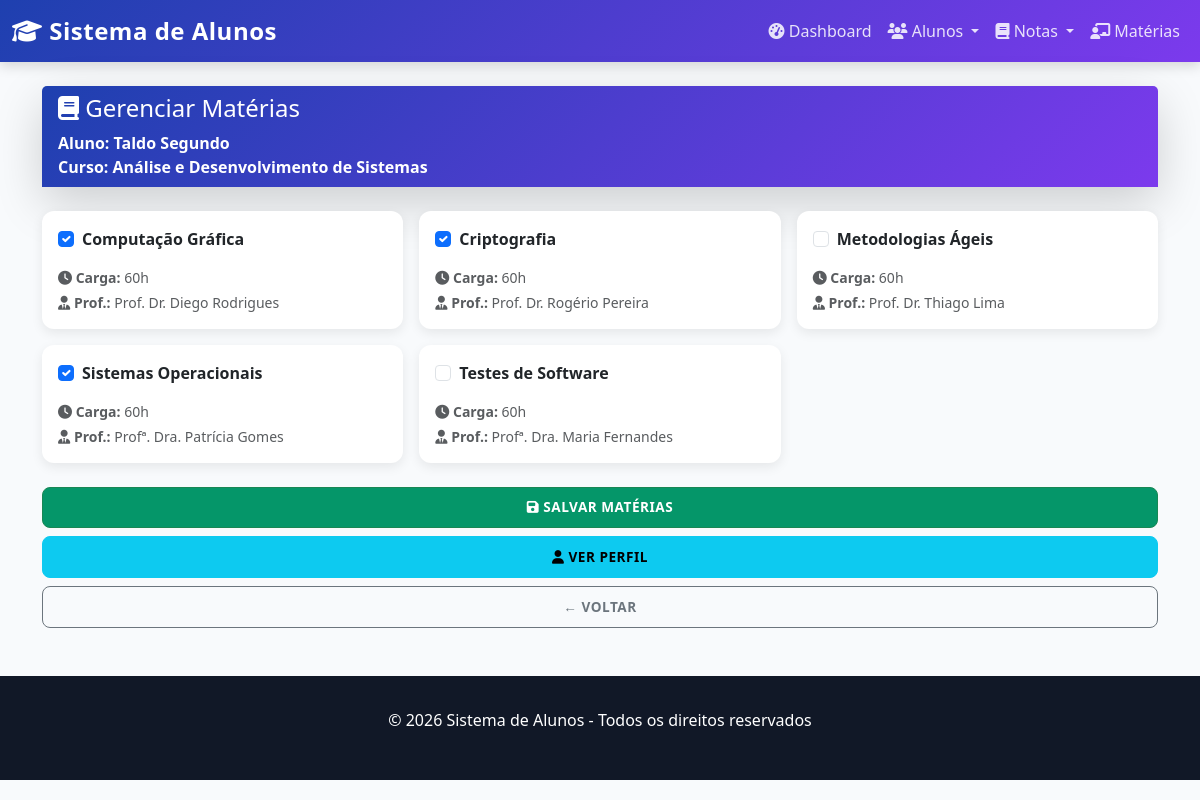
Screenshot of /alunos/48/materias/ with the database file from the repository.
### alunos/models.py (models this page shows, shortened)
class Aluno(models.Model):
    nome = models.CharField(max_length=100)
    email = models.EmailField(unique=True)
    matricula = models.CharField(max_length=20, unique=True)
    curso = models.ForeignKey(Curso, on_delete=models.CASCADE, related_name='alunos')
    data_nascimento = models.DateField()
    telefone = models.CharField(max_length=15, blank=True, null=True)
    endereco = models.TextField(blank=True, null=True)
    ativo = models.BooleanField(default=True)
    materias = models.ManyToManyField(Materia, related_name='alunos_matriculados', blank=True)
    class Meta:
        verbose_name = 'Aluno'
        verbose_name_plural = 'Alunos'

class Curso(models.Model):
    nome = models.CharField(max_length=100, unique=True)
    descricao = models.TextField(blank=True, null=True)
    ativo = models.BooleanField(default=True)
    class Meta:
        verbose_name = 'Curso'
        verbose_name_plural = 'Cursos'

class Materia(models.Model):
    nome_materia = models.CharField(max_length=100)
    curso = models.ForeignKey(Curso, on_delete=models.CASCADE, related_name='materias')
    professor = models.CharField(max_length=100)
    carga_horaria = models.PositiveIntegerField(default=60, help_text="Carga horária em horas")
    ativo = models.BooleanField(default=True)
    class Meta:
        verbose_name = 'Matéria'
        verbose_name_plural = 'Matérias'
        unique_together = ['nome_materia', 'curso']

### alunos/views.py (the view)
# urls.py: path('alunos/<int:aluno_id>/materias/', views.gerenciar_materias, name='gerenciar_materias'),
def gerenciar_materias(request, aluno_id):
    aluno = get_object_or_404(Aluno, id=aluno_id)
    materias = Materia.objects.filter(curso=aluno.curso).order_by('nome_materia')
    if request.method == "POST":
        materias_ids = request.POST.getlist('materias')
        aluno.materias.set(materias_ids)
        messages.success(request, f'✓ Matérias de {aluno.nome} atualizadas com sucesso!')
        return redirect('gerenciar_materias', aluno_id=aluno.id)
    return render(request, 'alunos/gerenciar_materias.html', {
        'aluno': aluno,
        'materias': materias
    })

### alunos/templates/alunos/gerenciar_materias.html (shortened to what this page needs)
{% extends 'base.html' %}
{% block content %}
<div class="mb-5">
    <div class="card shadow-lg mb-4">
        <div class="card-header d-flex justify-content-between align-items-center">
            <div>
                <h4 class="mb-2"><i class="fas fa-book"></i> Gerenciar Matérias</h4>
                <p class="mb-0 text-white">
                    <strong>Aluno:</strong> {{ aluno.nome }}<br>
                    <strong>Curso:</strong> {{ aluno.curso.nome }}
                </p>
            </div>
        </div>
    </div>
    {% if materias %}
    <form method="post">
        <div class="row g-3">
            {% for materia in materias %}
            <div class="col-md-6 col-lg-4">
                <div class="card h-100 card-materia">
                    <div class="card-body">
                        <div class="form-check mb-3">
                            <input
                                class="form-check-input"
                                type="checkbox"
                                name="materias"
                                value="{{ materia.id }}"
                                id="materia{{ materia.id }}"
                                {% if materia in aluno.materias.all %}checked{% endif %}>
                            <label class="form-check-label fw-bold" for="materia{{ materia.id }}">
                                {{ materia.nome_materia }}
                            </label>
                        </div>
                        <div class="small text-muted">
                            <p class="mb-1">
                                <i class="fas fa-clock"></i>
                                <strong>Carga:</strong> {{ materia.carga_horaria }}h
                            </p>
                            <p class="mb-0">
                                <i class="fas fa-user-tie"></i>
                                <strong>Prof.:</strong> {{ materia.professor }}
                            </p>
                        </div>
                    </div>
                </div>
            </div>
            {% endfor %}
        </div>
        <div class="mt-4 d-grid gap-2">
            <button type="submit" class="btn btn-success btn-lg">
                <i class="fas fa-save"></i> Salvar Matérias
            </button>
            <a href="{% url 'perfil_aluno' aluno.id %}" class="btn btn-info">
                <i class="fas fa-user"></i> Ver Perfil
            </a>
            <a href="{% url 'lista_alunos' %}" class="btn btn-outline-secondary">
                ← Voltar
            </a>
        </div>
    </form>
    {% endif %}
</div>
{% endblock %}

### templates/base.html (style rules this page uses)
:root { --primary-color: #1e40af; --secondary-color: #7c3aed; --success-color: #059669; --danger-color: #b91c1c; --warning-color: #d97706; --info-color: #0369a1; --dark-bg: #111827; --light-bg: #f8fafc; }
* { margin: 0; padding: 0; box-sizing: border-box; }
body { background-color: var(--light-bg); font-family: 'Segoe UI', Tahoma, Geneva, Verdana, sans-serif; }
.card { border: none; border-radius: 12px; box-shadow: 0 4px 12px rgba(0, 0, 0, 0.08); transition: all 0.3s ease; }
.card-header { background: linear-gradient(135deg, var(--primary-color) 0%, var(--secondary-color) 100%); border-radius: 12px 12px 0 0; color: white; font-weight: 600; border: none; }
.card-materia { transition: all 0.2s ease; border: none; }
.btn { font-weight: 600; padding: 0.6rem 1.2rem; border-radius: 8px; transition: all 0.3s ease; text-transform: uppercase; font-size: 0.85rem; letter-spacing: 0.5px; }
.btn-success { background-color: var(--success-color); }

### rows the page displays
Aluno: nome "Taldo Segundo", curso.nome "Análise e Desenvolvimento de Sistemas"
Materia: materias "☑", nome_materia "Computação Gráfica", carga_horaria "60", professor "Prof. Dr. Diego Rodrigues"
Materia: materias "☑", nome_materia "Criptografia", carga_horaria "60", professor "Prof. Dr. Rogério Pereira"
Materia: nome_materia "Metodologias Ágeis", carga_horaria "60", professor "Prof. Dr. Thiago Lima"
Materia: materias "☑", nome_materia "Sistemas Operacionais", carga_horaria "60", professor "Profª. Dra. Patrícia Gomes"
Materia: nome_materia "Testes de Software", carga_horaria "60", professor "Profª. Dra. Maria Fernandes"
